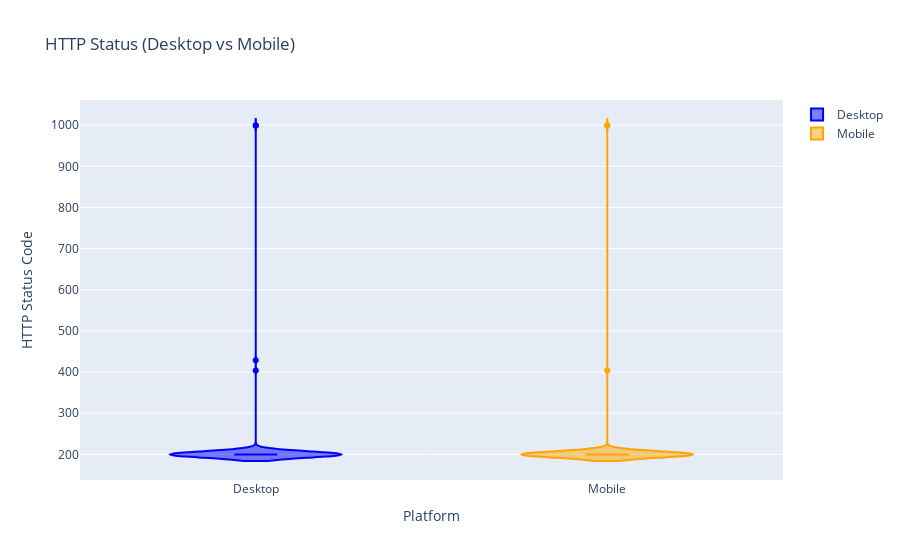

This figure's notebook cell:
### Code cell
fig2 = go.Figure()
fig2.add_trace(go.Violin(y=df_metrics['desktop_http_status'], box_visible=True, line_color='blue', name='Desktop'))
fig2.add_trace(go.Violin(y=df_metrics['mobile_http_status'], box_visible=True, line_color='orange', name='Mobile'))
fig2.update_layout(title='HTTP Status (Desktop vs Mobile)', xaxis_title='Platform', yaxis_title='HTTP Status Code')
fig2.write_image("../../fam-report-site/public/Web-Analytics/http_status.png")
fig2.show()

### Figure 1 — Plotly figure (JSON) as saved in the notebook; plotly's stock layout.template omitted (floating-point values rounded to 4 significant figures; data arrays with more than 128 entries replaced by an {"elided": "..."} marker saying what was removed)
{"data": [{"box": {"visible": true}, "line": {"color": "blue"}, "name": "Desktop", "type": "violin", "y": {"elided": "523 int values"}}, {"box": {"visible": true}, "line": {"color": "orange"}, "name": "Mobile", "type": "violin", "y": {"elided": "523 int values"}}], "layout": {"title": {"text": "HTTP Status (Desktop vs Mobile)"}, "xaxis": {"title": {"text": "Platform"}}, "yaxis": {"title": {"text": "HTTP Status Code"}}}}
